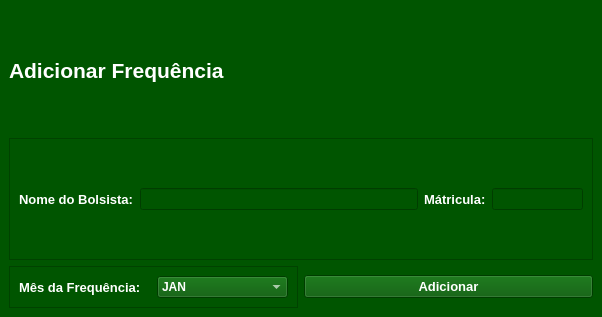
<?xml version="1.0" encoding="UTF-8"?>
<ui version="4.0">
 <class>MainWindow</class>
 <widget class="QMainWindow" name="MainWindow">
  <property name="enabled">
   <bool>true</bool>
  </property>
  <property name="geometry">
   <rect>
    <x>0</x>
    <y>0</y>
    <width>602</width>
    <height>317</height>
   </rect>
  </property>
  <property name="font">
   <font>
    <weight>75</weight>
    <bold>true</bold>
   </font>
  </property>
  <property name="acceptDrops">
   <bool>true</bool>
  </property>
  <property name="windowTitle">
   <string>MainWindow</string>
  </property>
  <property name="styleSheet">
   <string notr="true">background-color: rgb(85, 170, 0);
background-color: rgb(0, 85, 0);</string>
  </property>
  <property name="animated">
   <bool>true</bool>
  </property>
  <widget class="QWidget" name="centralwidget">
   <layout class="QGridLayout" name="gridLayout">
    <item row="1" column="0" colspan="2">
     <widget class="QFrame" name="frame">
      <property name="frameShape">
       <enum>QFrame::StyledPanel</enum>
      </property>
      <property name="frameShadow">
       <enum>QFrame::Raised</enum>
      </property>
      <layout class="QHBoxLayout" name="horizontalLayout">
       <item>
        <widget class="QLabel" name="label_2">
         <property name="font">
          <font>
           <pointsize>10</pointsize>
           <weight>75</weight>
           <bold>true</bold>
          </font>
         </property>
         <property name="styleSheet">
          <string notr="true">color: rgb(255, 255, 255);</string>
         </property>
         <property name="text">
          <string>Nome do Bolsista:</string>
         </property>
        </widget>
       </item>
       <item>
        <widget class="QLineEdit" name="lineEdit">
         <property name="sizePolicy">
          <sizepolicy hsizetype="Expanding" vsizetype="Maximum">
           <horstretch>0</horstretch>
           <verstretch>0</verstretch>
          </sizepolicy>
         </property>
         <property name="font">
          <font>
           <pointsize>6</pointsize>
           <weight>75</weight>
           <bold>true</bold>
          </font>
         </property>
         <property name="styleSheet">
          <string notr="true">color: rgb(255, 255, 255);</string>
         </property>
         <property name="inputMask">
          <string notr="true"/>
         </property>
         <property name="frame">
          <bool>true</bool>
         </property>
         <property name="readOnly">
          <bool>true</bool>
         </property>
         <property name="clearButtonEnabled">
          <bool>false</bool>
         </property>
        </widget>
       </item>
       <item>
        <widget class="QLabel" name="label_3">
         <property name="font">
          <font>
           <pointsize>10</pointsize>
           <weight>75</weight>
           <bold>true</bold>
          </font>
         </property>
         <property name="styleSheet">
          <string notr="true">color: rgb(255, 255, 255);</string>
         </property>
         <property name="text">
          <string>Mátricula:</string>
         </property>
        </widget>
       </item>
       <item>
        <widget class="QLineEdit" name="lineEdit_2">
         <property name="enabled">
          <bool>true</bool>
         </property>
         <property name="sizePolicy">
          <sizepolicy hsizetype="Minimum" vsizetype="Maximum">
           <horstretch>0</horstretch>
           <verstretch>0</verstretch>
          </sizepolicy>
         </property>
         <property name="font">
          <font>
           <pointsize>7</pointsize>
           <weight>75</weight>
           <bold>true</bold>
          </font>
         </property>
         <property name="mouseTracking">
          <bool>true</bool>
         </property>
         <property name="acceptDrops">
          <bool>false</bool>
         </property>
         <property name="styleSheet">
          <string notr="true">color: rgb(255, 255, 255);</string>
         </property>
         <property name="readOnly">
          <bool>true</bool>
         </property>
         <property name="clearButtonEnabled">
          <bool>false</bool>
         </property>
        </widget>
       </item>
      </layout>
     </widget>
    </item>
    <item row="2" column="0">
     <widget class="QFrame" name="frame_2">
      <property name="frameShape">
       <enum>QFrame::StyledPanel</enum>
      </property>
      <property name="frameShadow">
       <enum>QFrame::Raised</enum>
      </property>
      <layout class="QHBoxLayout" name="horizontalLayout_2">
       <item>
        <widget class="QLabel" name="label_4">
         <property name="font">
          <font>
           <pointsize>10</pointsize>
           <weight>75</weight>
           <bold>true</bold>
          </font>
         </property>
         <property name="styleSheet">
          <string notr="true">color: rgb(255, 255, 255);</string>
         </property>
         <property name="text">
          <string>Mês da Frequência:</string>
         </property>
        </widget>
       </item>
       <item>
        <widget class="QComboBox" name="valor_mes">
         <property name="font">
          <font>
           <weight>75</weight>
           <bold>true</bold>
          </font>
         </property>
         <property name="styleSheet">
          <string notr="true">color: rgb(255, 255, 255);</string>
         </property>
         <item>
          <property name="text">
           <string>JAN</string>
          </property>
         </item>
         <item>
          <property name="text">
           <string>FEV</string>
          </property>
         </item>
         <item>
          <property name="text">
           <string>MAR</string>
          </property>
         </item>
         <item>
          <property name="text">
           <string>ABR</string>
          </property>
         </item>
         <item>
          <property name="text">
           <string>MAI</string>
          </property>
         </item>
         <item>
          <property name="text">
           <string>JUN</string>
          </property>
         </item>
         <item>
          <property name="text">
           <string>JUL</string>
          </property>
         </item>
         <item>
          <property name="text">
           <string>AGO</string>
          </property>
         </item>
         <item>
          <property name="text">
           <string>SET</string>
          </property>
         </item>
         <item>
          <property name="text">
           <string>OUT</string>
          </property>
         </item>
         <item>
          <property name="text">
           <string>NOV</string>
          </property>
         </item>
         <item>
          <property name="text">
           <string>DEZ</string>
          </property>
         </item>
        </widget>
       </item>
      </layout>
     </widget>
    </item>
    <item row="2" column="1">
     <widget class="QPushButton" name="pushButton">
      <property name="sizePolicy">
       <sizepolicy hsizetype="Minimum" vsizetype="Fixed">
        <horstretch>0</horstretch>
        <verstretch>12</verstretch>
       </sizepolicy>
      </property>
      <property name="font">
       <font>
        <pointsize>10</pointsize>
        <weight>75</weight>
        <bold>true</bold>
       </font>
      </property>
      <property name="styleSheet">
       <string notr="true">color: rgb(255, 255, 255);</string>
      </property>
      <property name="text">
       <string>Adicionar</string>
      </property>
     </widget>
    </item>
    <item row="0" column="0">
     <widget class="QLabel" name="label">
      <property name="maximumSize">
       <size>
        <width>16777197</width>
        <height>16777151</height>
       </size>
      </property>
      <property name="font">
       <font>
        <pointsize>16</pointsize>
        <weight>75</weight>
        <bold>true</bold>
       </font>
      </property>
      <property name="layoutDirection">
       <enum>Qt::LeftToRight</enum>
      </property>
      <property name="styleSheet">
       <string notr="true">color: rgb(255, 255, 255);</string>
      </property>
      <property name="text">
       <string>Adicionar Frequência</string>
      </property>
      <property name="alignment">
       <set>Qt::AlignJustify|Qt::AlignVCenter</set>
      </property>
     </widget>
    </item>
   </layout>
  </widget>
 </widget>
 <resources/>
 <connections/>
</ui>
